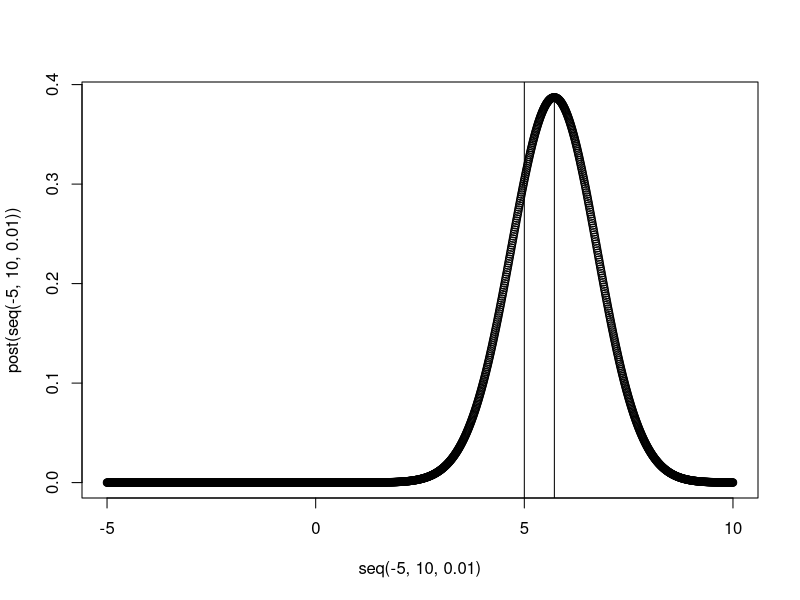

This figure's R source: (Note: this script raises an error after producing the figure.)
rm(list=ls())
px.theta<-function(x,theta){ 1/sqrt(2*pi)*exp(-(x-theta)^2/2) }
p.theta<-function(theta){ 1/(pi*(1+theta^2)) }
px<-function(theta){ px.theta(x,theta)*p.theta(theta) }         #plot(seq(-10,10,0.01),px(seq(-10,10,0.01)))  #plot p(x) 
post<-function(theta){ px.theta(x,theta)*p.theta(theta)/I_Spx }  #p(theta|x)      (posterior)  #x<-rnorm(1,5,1);plot(seq(-10,10,0.01),post(seq(-10,10,0.01)))#plot p(theta|x)
#f<-function(theta){  theta*post(theta) }                         #theta*p(theta|x)
#plot p(theta|x)
theta<-5 ;x<-rnorm(1,theta,1)
a<-theta-10 ;b<-theta+10 ;n<-100 
h<-seq(a,b,(b-a)/n)
if(n%%2==0){
  z1<-0;z2<-0
  for(i in 2:(n/2)){   z1<-z1+2*px(h[2*i-1])  }
  for(i in 1:(n/2)){   z2<-z2+4*px(h[2*i])  }
  I_Spx<-( px(h[1])+px(h[n+1])+z1+z2 )*(b-a)/n/3
  rm(z1,z2)
} else { print("n need to be even") }
plot(seq(-5,10,0.01),post(seq(-5,10,0.01))) ;lines(c(theta,theta),c(-0.1,0.6));lines(c(seq(-5,10,0.01)[which(post(seq(-5,10,0.01))==max(post(seq(-5,10,0.01))))],seq(-5,10,0.01)[which(post(seq(-5,10,0.01))==max(post(seq(-5,10,0.01))))]),c(-0.1,max(post(seq(-5,10,0.01)))) )
#estmator 
E<-rep(0,100)
for(k in 1:100){
  y<-c()
  for(j in -1000:1000){
    theta<-j
    x<-rnorm(1,theta,1)
    a<-theta-10 ;b<-theta+10 ;n<-100 
    h<-seq(a,b,(b-a)/n)
    z1<-0;z2<-0
    for(i in 2:(n/2)){   z1<-z1+2*px(h[2*i-1])  }
    for(i in 1:(n/2)){   z2<-z2+4*px(h[2*i])  }
    I_Spx<-( px(h[1])+px(h[n+1])+z1+z2 )*(b-a)/n/3
    y<-c(y,theta*post(theta))
    }
  E[k]<-sum(y)
}
mean(E)
#use simpsons to est px's integral
a<--5 ;b<-10 ;n<-100 
h<-seq(a,b,(b-a)/n)
if(n%%2==0){
  z1<-0;z2<-0
  for(i in 2:(n/2)){   z1<-z1+2*px(h[2*i-1])  }
  for(i in 1:(n/2)){   z2<-z2+4*px(h[2*i])  }
  I_Spx<-( px(h[1])+px(h[n+1])+z1+z2 )*(b-a)/n/3
  rm(z1,z2)
} else { print("n need to be even") }          #integrate(px,-Inf,Inf)
#use simpsons to est [theta*p(theta|x)]'s integral
a<--5 ;b<-10 ;n<-1000 
h<-seq(a,b,(b-a)/n)
if(n%%2==0){
  z1<-0;z2<-0
  for(i in 2:(n/2)){   z1<-z1+2*f(h[2*i-1])  }
  for(i in 1:(n/2)){   z2<-z2+4*f(h[2*i])  }
  I_Sposterior<-( f(h[1])+f(h[n+1])+z1+z2 )*(b-a)/n/3
  rm(z1,z2)
} else { print("n need to be even") }        #integrate(f,-Inf,Inf)  




